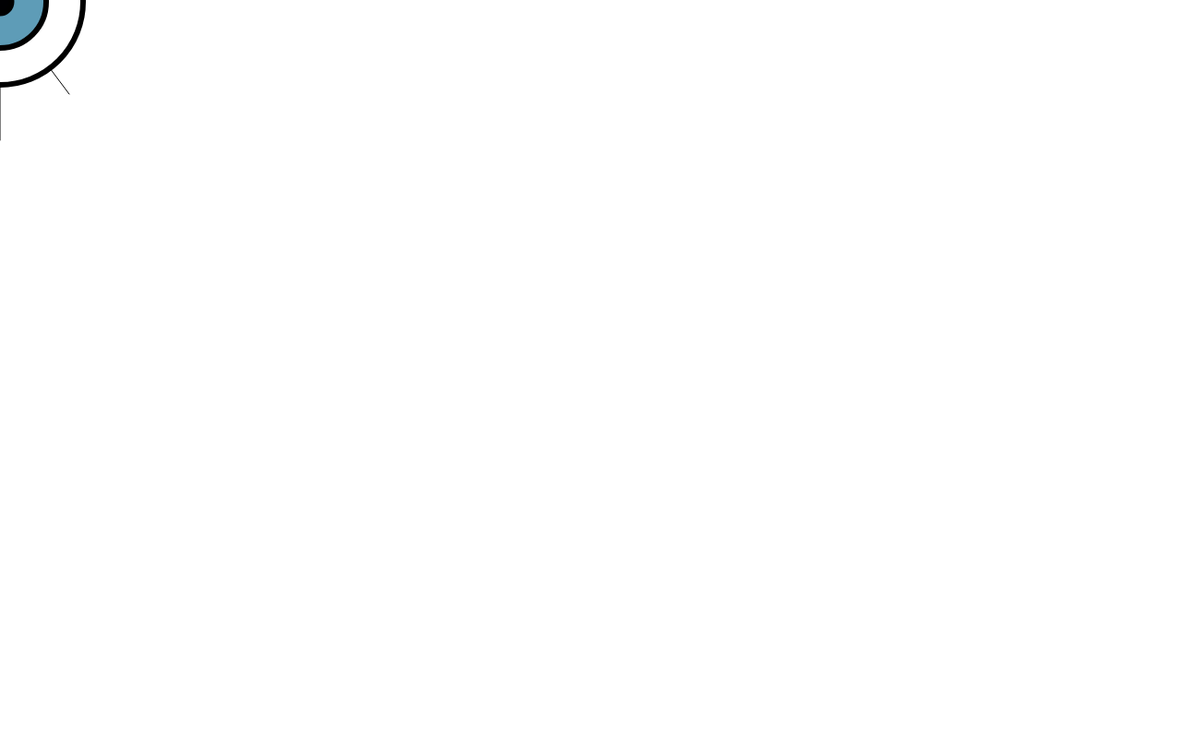
Frame 1 (no input)
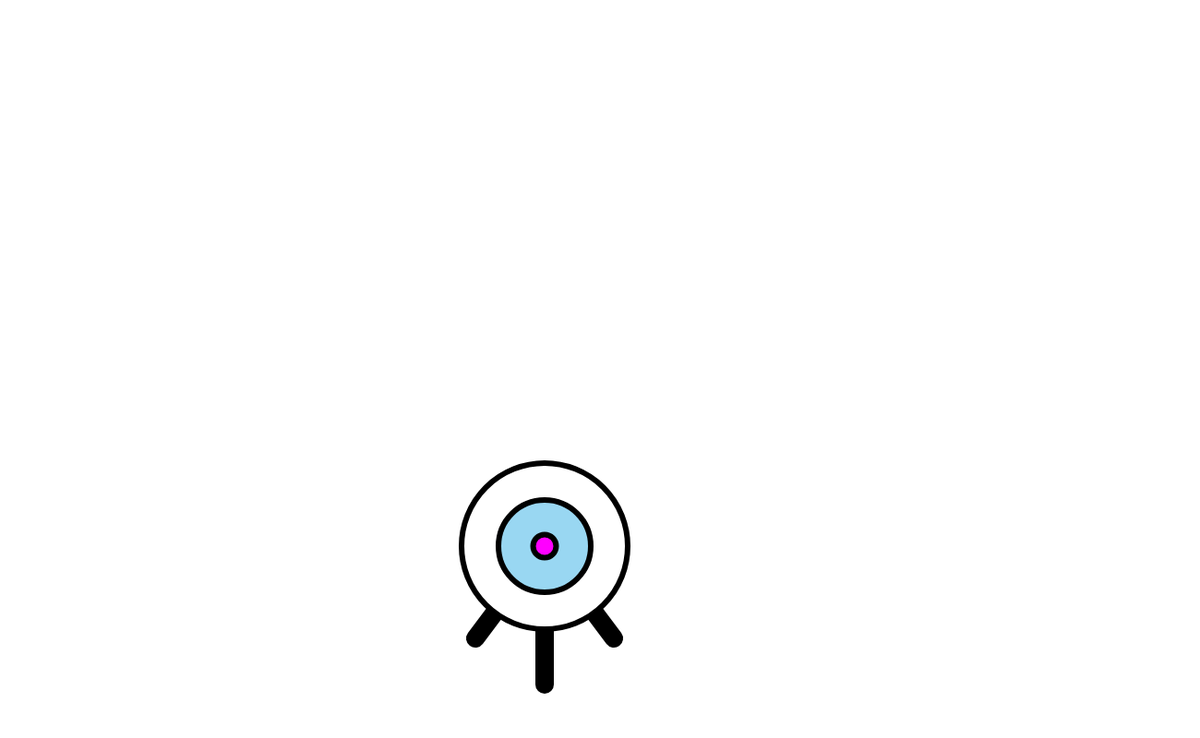
Frame 60 (no input)
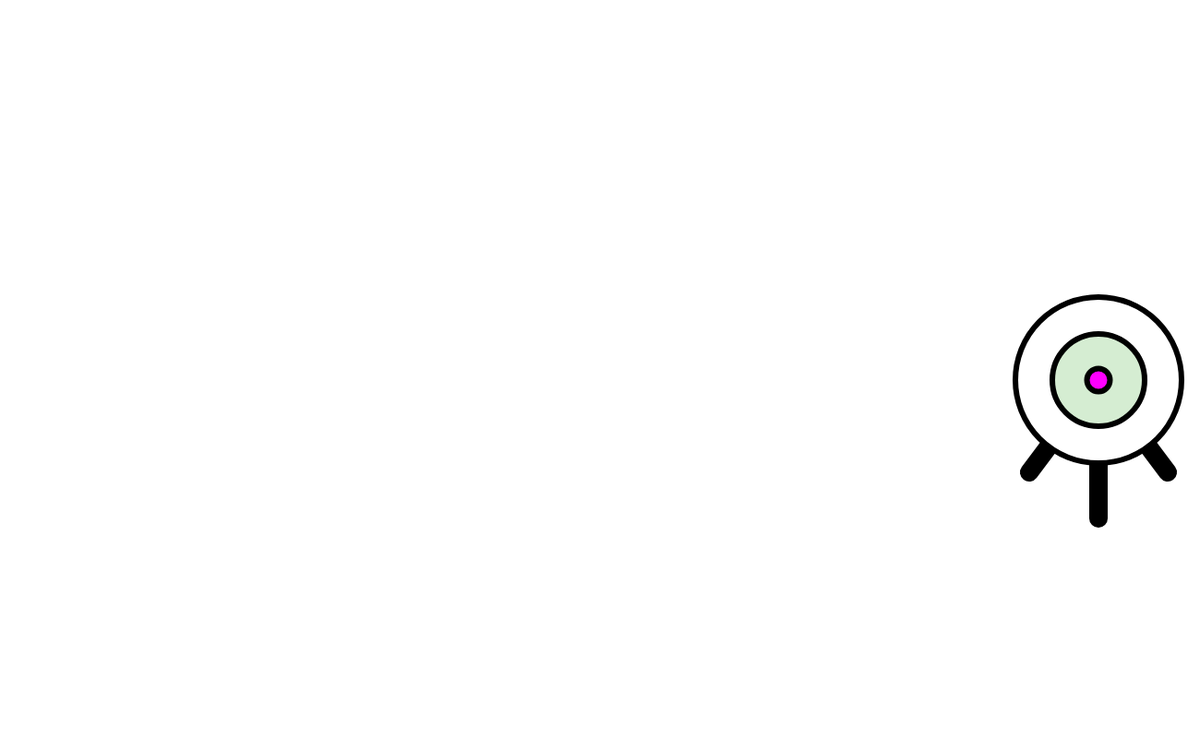
Frame 120 (the mouse pressed at the canvas centre since frame 60)

The p5.js sketch that drew these frames (run headless with seeded random() and noise() and a simulated clock; from frame 60 on, the mouse is pressed at the canvas centre):

// p5.js sketch
// ── sketch.js
var x = 0;
var y = 2;
var state = 0;
var speedx = 10;
var speedy = 10;
var r = 93;
var g = 155;
var b = 182;
var colourChangeR = 1;
var colourChangeG = 1;
var colourChangeB = 1;


function setup() {
  createCanvas(1300, 800);
  frameRate(1000);
}

function draw() {
  background(255);

  //left leg
  line(x, y, x-75, y+100);

  //middle leg
  line(x, y, x, y + 150);

  //right leg
  line(x, y, x + 75, y + 100);

  //outer eyeball
  strokeWeight(6);
  fill(255);
  ellipse(x, y, 180, 180);

   //inner eyeball
  r = r + colourChangeR;
  g = g + colourChangeG;
  b = b + colourChangeB;

  if (r < 93 || r > 255) {
    colourChangeR = colourChangeR*-1;
  }

  if (g < 155 || g > 255) {
    colourChangeG = colourChangeG*-1;
  }

  if (b < 182 || b > 255){
    colourChangeB = colourChangeB*-1;
  }


  fill(r, g, b);
  ellipse(x, y, 100, 100);
  fill(x, 0, y);

  //pupil
  ellipse(x, y, 25, 25);
  strokeWeight(20);

  x = x + speedx;
  y = y + speedy;

  if (y > height || y < 0) {
    speedy = speedy *-1;
  }

  if (x> width || x < 0) {
    speedx = speedx *-1;
  }

}
